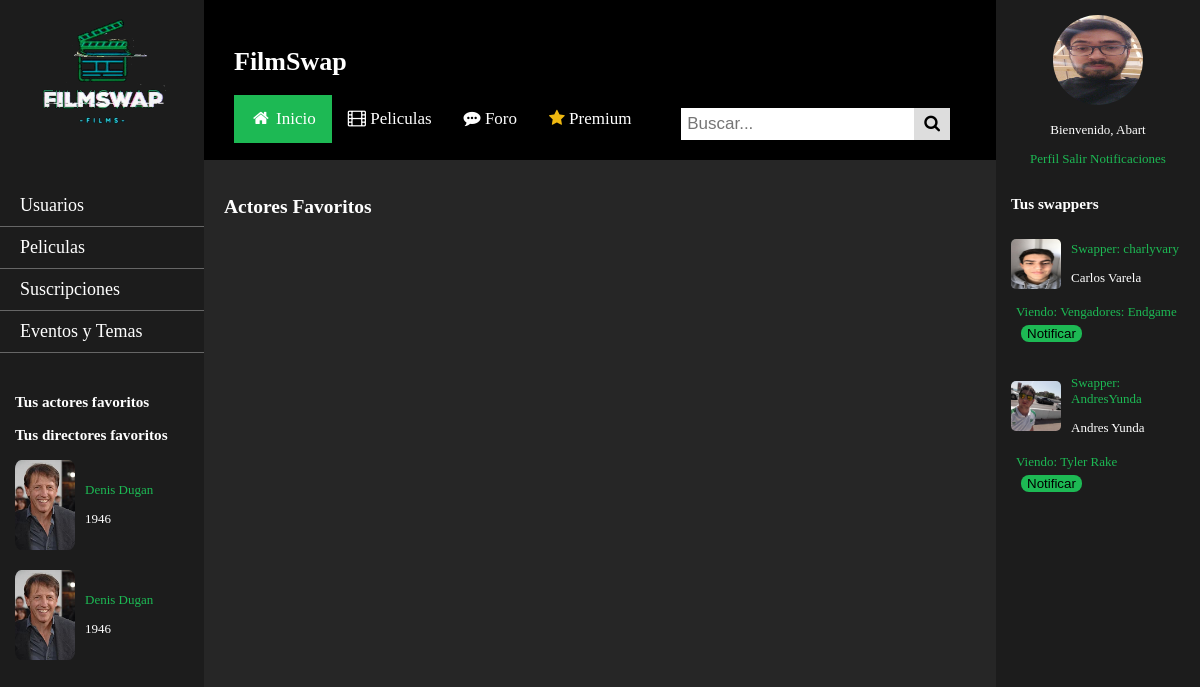
/actoresDirectoresFavoritos.php (signed in), run on the app's committed database.
### tables this page shows
CREATE TABLE `actores_directores` (
  `id` int(11) NOT NULL,
  `actor_director` tinyint(4) NOT NULL DEFAULT 0,
  `name` varchar(45) NOT NULL,
  `description` longtext NOT NULL,
  `birth_date` date NOT NULL,
  `nationality` varchar(45) NOT NULL,
  `image` varchar(45) DEFAULT NULL
);

CREATE TABLE `usuarios` (
  `user` varchar(25) NOT NULL,
  `password` varchar(255) NOT NULL,
  `name` varchar(45) DEFAULT NULL,
  `image` varchar(45) NOT NULL DEFAULT 'user_logged.png',
  `date_joined` date NOT NULL,
  `watching` int(11) DEFAULT NULL,
  `admin` tinyint(4) NOT NULL DEFAULT 0,
  `content_manager` tinyint(4) NOT NULL DEFAULT 0,
  `moderator` tinyint(4) NOT NULL DEFAULT 0,
  `premium` tinyint(1) NOT NULL,
  `premium_validity` date DEFAULT NULL
);

CREATE TABLE `peliculas` (
  `id` int(11) NOT NULL,
  `title` varchar(45) NOT NULL,
  `image` varchar(45) NOT NULL DEFAULT 'film_default.jpg',
  `date_released` date NOT NULL,
  `duration` int(11) NOT NULL,
  `country` varchar(45) DEFAULT NULL,
  `plot` longtext NOT NULL,
  `rating` decimal(10,2) DEFAULT 0.00
);

### includes/actoresDirectores/ActorDirector.php (called while the page is built, shortened)
<?php
class ActorDirector
{
	public static function buscaActoresDirectoresPorUser($user, $limit=NULL, $actorDirector)
	{
		$result = [];
    $app = App::getSingleton();
    $conn = $app->conexionBd();
		$query = sprintf("SELECT actores_directores.* FROM usuarios join usuarios_actores_directores ON usuarios.user = usuarios_actores_directores.user
		join actores_directores ON usuarios_actores_directores.actor_director_id = actores_directores.id where usuarios.user= '%s' AND
		actores_directores.actor_director= '%d'", $user, $actorDirector);
		if($limit) {
		  $query = $query . ' LIMIT %d';
		  $query = sprintf($query, $limit);
		}
		$rs = $conn->query($query);
		if ($rs) {
		  while($fila = $rs->fetch_assoc()) {
			$result[] = new ActorDirector($fila['id'], $fila['actor_director'], $fila['name'], $fila['description'], $fila['birth_date'], $fila['nationality'], $fila['image']);
		  }
		}
		return $result;
	}
	public static function buscaActorDirectorPorPeliId ($id, $ad)
  {
        $app = App::getSingleton();
        $conn = $app->conexionBd();
        $query = sprintf("SELECT ad.* FROM actores_directores ad JOIN peliculas_actores_directores pad ON ad.id = pad.actor_director_id WHERE pad.film_id = %d AND ad.actor_director = %d", $id, $ad);
        $rs = $conn->query($query);
        $result = false;
		if ($rs) {
		  while($fila = $rs->fetch_assoc()) {
			$result[] = new ActorDirector($fila['id'], $fila['actor_director'], $fila['name'], $fila['description'], $fila['birth_date'], $fila['nationality'], $fila['image']);
		  }
		}
		return $result;
  }
  private $id;
  private $name;
  private $birth_date;
  private $image;
  private function __construct($id, $actor_director, $name, $description, $birth_date, $nationality, $image)
  {
      $this->id = $id;
      $this->image = $image ?? 'film_default.jpg';
      $this->name = $name;
      $this->birth_date = $birth_date;
  }
  public function id()
  {
      return $this->id;
  }
  public function name()
  {
      return $this->name;
  }
  public function birth_date()
  {
      return $this->birth_date;
  }
  public function image()
  {
      return $this->image;
  }
}

### includes/usuarios/Usuario.php (called while the page is built, shortened)
<?php
class Usuario
{
    public static function buscaUsuario($user)
    {
        $app = App::getSingleton();
        $conn = $app->conexionBd();
        $query = sprintf("SELECT * FROM usuarios U WHERE U.user = '%s'", $conn->real_escape_string($user));
        $rs = $conn->query($query);
        $result = false;
        if ($rs) {
            if ( $rs->num_rows == 1) {
                $fila = $rs->fetch_assoc();
                $usuario = new Usuario($fila['user'], $fila['password'], $fila['name'], $fila['image'], $fila['date_joined'], $fila['watching'], $fila['admin'], $fila['content_manager'], $fila['moderator'], $fila['premium']);
                $result = $usuario;
            }
        } else {
            echo "Error al consultar en la BD: (" . $conn->errno . ") " . utf8_encode($conn->error);
            exit();
        }
        return $result;
    }
	public static function listaAmigos($user, $limit=NULL)
	{
		$result = [];
        $app = App::getSingleton();
        $conn = $app->conexionBd();
		$query = sprintf("SELECT u2.* FROM amigos u JOIN usuarios u1 ON u1.user = u.user JOIN usuarios u2 ON u2.user = u.friend WHERE u1.user = '%s'", $conn->real_escape_string($user));
		if($limit) {
		  $query = $query . ' LIMIT %d';
		  $query = sprintf($query, $limit);
		}
		$rs = $conn->query($query);
		if ($rs) {
		  while($fila = $rs->fetch_assoc()) {
			$result[] = new Usuario($fila['user'], $fila['password'], $fila['name'], $fila['image'], $fila['date_joined'], $fila['watching'], $fila['admin'], $fila['content_manager'], $fila['moderator'], $fila['premium']);
		  }
		}
		return $result;
	}
    private function __construct($user, $password, $name, $image, $date_joined, $watching, $admin, $content_manager, $moderator, $premium)
    {
        $this->watching = $watching;
		$this->film = Pelicula::buscaPorId($this->watching);
    }
}

### includes/peliculas/Pelicula.php (called while the page is built, shortened)
<?php
class Pelicula
{
  public static function buscaPorId($idPelicula)
  {
    $result = null;
    $app = App::getSingleton();
    $conn = $app->conexionBd();
    $query = sprintf('SELECT * FROM peliculas WHERE id = %d', $idPelicula);
    $rs = $conn->query($query);
    if ($rs && $rs->num_rows == 1) {
      while($fila = $rs->fetch_assoc()) {
        $result = new Pelicula($fila['id'], $fila['title'], $fila['image'], $fila['date_released'], $fila['duration'], $fila['country'], $fila['plot'], $fila['rating']);
      }
    }
    return $result;
  }
  private function __construct($id, $title, $image, $date_released, $duration, $country, $plot, $rating)
  {
    $this->genres = Genero::buscaPorPeliId($id);
    $this->actors = ActorDirector::buscaActorDirectorPorPeliId($id,0);
    $this->directors = ActorDirector::buscaActorDirectorPorPeliId($id,1);
    $this->plataformas = Plataforma::buscaPlataformaPorIdPelicula($id);
    $this->reviews = Review::buscaReviewsPorIdPeli($id);
    $this->peliculasPlataformas = PeliculaPlataforma::buscaPeliculaPlataformaPorIdPelicula($id);
  }
}

### includes/generos/Genero.php (called while the page is built, shortened)
<?php
class Genero
{
  public static function buscaPorPeliId ($id)
  {
      $app = App::getSingleton();
      $conn = $app->conexionBd();
      $query = sprintf("SELECT g.* FROM generos g JOIN peliculas_generos pg ON g.id = pg.genre_id WHERE pg.film_id = '%d'", $id);
      $rs = $conn->query($query);
      $result = false;
      if ($rs) {
        while($fila = $rs->fetch_assoc()) {
          $result[] = new Genero($fila['id'], $fila['name']);
        }
      }
      return $result;
}
}

### includes/plataformas/Plataforma.php (called while the page is built, shortened)
<?php
class Plataforma
{
  public static function buscaPorId($id)
  {
    $result = null;
    $app = App::getSingleton();
    $conn = $app->conexionBd();
    $query = sprintf("SELECT * FROM plataformas WHERE id = %d", $id);
    $rs = $conn->query($query);
    if ($rs && $rs->num_rows == 1) {
      while($fila = $rs->fetch_assoc()) {
        $result = new Plataforma($fila['id'], $fila['name'], $fila['image']);
      }
    }
    return $result;
  }
  public static function buscaPlataformaPorIdPelicula($id)
  {
      $app = App::getSingleton();
      $conn = $app->conexionBd();
      $query = sprintf("SELECT p.* FROM plataformas p JOIN peliculas_plataformas pp ON p.id = pp.platform_id WHERE pp.film_id = %d", $id);
      $rs = $conn->query($query);
      $result = false;
  if ($rs) {
    while($fila = $rs->fetch_assoc()) {
    $result[] = new Plataforma($fila['id'], $fila['name'], $fila['image']);
    }
  }
  return $result;
}
}

### includes/reviews/Review.php (called while the page is built, shortened)
<?php
class Review
{
  public static function buscaReviewsPorIdPeli($id)
  {
      $app = App::getSingleton();
      $conn = $app->conexionBd();
      $query = sprintf("SELECT * FROM reviews WHERE film_id = %d ORDER BY time_created DESC", $id);
      $rs = $conn->query($query);
      $result = false;
      return $result;
  }
}

### includes/plataformas/PeliculaPlataforma.php (called while the page is built, shortened)
<?php
class PeliculaPlataforma
{
  public static function buscaPeliculaPlataformaPorIdPelicula($id)
  {
      $app = App::getSingleton();
      $conn = $app->conexionBd();
      $query = sprintf("SELECT * FROM peliculas_plataformas pp WHERE pp.film_id = %d", $id);
      $rs = $conn->query($query);
      $result = false;
  if ($rs) {
    while($fila = $rs->fetch_assoc()) {
      $result[] = new PeliculaPlataforma($fila['id'], $fila['film_id'], $fila['platform_id'], $fila['link']);
    }
  }
  return $result;
  }
  private function __construct($id, $film_id, $platform_id, $link)
  {
      $this->platform = Plataforma::buscaPorId($platform_id);
  }
}

### includes/notificaciones/Notificacion.php (called while the page is built, shortened)
<?php
class Notificacion
{
    public static function getNotificacion($user_notify, $user_review, $film_id)
    {
        $result = null;
        $app = App::getSingleton();
        $conn = $app->conexionBd();
        $query = sprintf("SELECT * FROM notificaciones WHERE user_notify = '%s' AND user_review = '%s' AND film_id = %d"
            , $conn->real_escape_string($user_notify)
            , $conn->real_escape_string($user_review)
            , $film_id);
        $rs = $conn->query($query);
        return $result;
    }
  }

### includes/comun/usuarios_utils.php (the view, shortened to what this page needs)
<?php
function listaAmigos($user, $limit=NULL)
{
    $usuarios = Usuario::listaAmigos($user, $limit);
    $html = '<div>';
    foreach($usuarios as $usuario) {
        $peliculaWatching = $usuario->film();
        $watching = '';
        $swapper='<p><a href="usuario.php?id='.$usuario->user().'"> Swapper: '.$usuario->user().' </a></p>';
        if ($peliculaWatching) {
            $watching .= '<p><a href="'.RUTA_APP.'pelicula.php?id='.$peliculaWatching->id().'"> Viendo: '.$peliculaWatching->title().' </a> </p>';
            $notificacion = getNotificacion($user, $usuario->user(), $peliculaWatching->id());
            if ($notificacion) {
                $watching.= '<form method="post">
                <input type="hidden" name="notification_id" value="'.$notificacion->id().'" readonly/>
                <input type="submit" name="no-notify" class="button-notif" value="No Notificar"/>
                </form>';
            } else {
                $watching.= '<form method="post">
                <input type="hidden" name="user-review" value="'.$usuario->user().'" readonly/>
                <input type="hidden" name="user-notify" value="'.$user.'" readonly/>
                <input type="hidden" name="peliculaWatching" value="'.$peliculaWatching->id().'" readonly/>
                <input type="submit" name="notify" class="button-notif" value="Notificar"/>
                </form>';
            }
        }
        $html .=<<<EOS
            <div class="div-usuarios">
            <div class="div-usuarios">
            <div class="usuarios">
            <img id="prof_pic" src="img/usuarios/{$usuario->image()}" alt="user" >
            <div>
            $swapper
            <p>{$usuario->name()} </p>
            </div>
            </div>
            <div>
            $watching
            </div>
            </div>
        EOS;
    }
    $html .= '</div>';
    return $html;
}
function listaActoresDirectoresUser($user = NULL, $limit = NULL, $actorDirector)
{
    $html = '<div>';
    $actores = ActorDirector::buscaActoresDirectoresPorUser($user, $limit, $actorDirector);
    foreach($actores as $actor) {
        $href = RUTA_APP.'actorDirector.php?id=' . $actor->id();
        $year = substr($actor->birth_date(), 0, 4);
        $html .=<<<EOS
            <div class="div-actoresDirectores">
            <img id="prof_pic_long" src="img/actores_directores/{$actor->image()}" alt="actor/director" >
            <div>
            <p><a href="$href">{$actor->name()}</a></p>
            <p>{$year}</p>
            </div>
            </div>
        EOS;
    }
    $html .= '</div>';
    return $html;
}
function getNotificacion($user_notify, $user_review, $film_id)
{
    return Notificacion::getNotificacion($user_notify, $user_review, $film_id);
}
function getNotificacionesCompletadas($user)
{
    $usuario = getUsuarioPorUser($user);
    return $usuario->completedNotifications();
}
function getUsuarioPorUser($user)
{
    return Usuario::buscaUsuario($user);
}

### estilo.css (style rules this page uses)
html { height: 100%; }
body { display: flex; background-color: #262626; margin: 0px; padding: 0px; min-height: -webkit-fill-available; font-size: small; }
a { color: #1DB954; text-decoration: none; }
.button-notif { background-color: #1DB954; margin-left: 10px; border-radius: 8px; border:none; }
#prof_pic { float: center; }
.div-actoresDirectores { display: flex; margin-bottom: 20px; align-content: center; align-items: center; }
.div-actoresDirectores > div > p { padding-left: 10px; }
.usuarios { display: flex; align-content: center; align-items: center; }
.usuarios > div > p { padding-left: 10px; }
.div-usuarios { display: flex; flex-direction: column; margin-bottom: 20px; }
.div-usuarios > div > p { margin: 0; padding: 5px; }
#contentSide #prof_pic { width: 50px; height: 50px; border-radius: 10%; }
#contentSide #prof_pic_long { width: 60px; height: 90px; border-radius: 10%; }
.usuarios #prof_pic { width: 60px; height: 60px; }
.div-actoresDirectores #prof_pic_long { width: 150px; height: 200px; flex-direction: column; }

### data on the page
actores_directores: image (picture), name "Denis Dugan", birth_date "1946"
usuarios: image (picture), user "charlyvary", name "Carlos Varela"
peliculas: title "Vengadores: Endgame"
usuarios: image (picture), user "AndresYunda", name "Andres Yunda"
peliculas: title "Tyler Rake"

### other printed values
$user "Abart"
